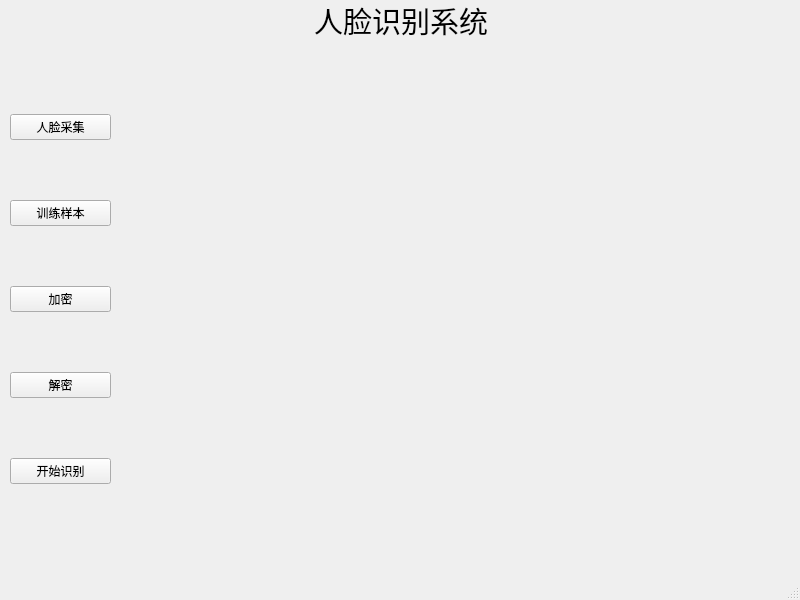
<?xml version="1.0" encoding="UTF-8"?>
<ui version="4.0">
 <class>MainWindow</class>
 <widget class="QMainWindow" name="MainWindow">
  <property name="geometry">
   <rect>
    <x>0</x>
    <y>0</y>
    <width>800</width>
    <height>600</height>
   </rect>
  </property>
  <property name="windowTitle">
   <string>MainWindow</string>
  </property>
  <widget class="QWidget" name="centralwidget">
   <widget class="QStackedWidget" name="stackedWidget">
    <property name="geometry">
     <rect>
      <x>130</x>
      <y>60</y>
      <width>641</width>
      <height>481</height>
     </rect>
    </property>
    <property name="currentIndex">
     <number>0</number>
    </property>
    <widget class="QWidget" name="page"/>
    <widget class="QWidget" name="page_2"/>
   </widget>
   <widget class="QWidget" name="horizontalLayoutWidget">
    <property name="geometry">
     <rect>
      <x>10</x>
      <y>0</y>
      <width>781</width>
      <height>41</height>
     </rect>
    </property>
    <layout class="QHBoxLayout" name="horizontalLayout">
     <item>
      <spacer name="horizontalSpacer_2">
       <property name="orientation">
        <enum>Qt::Horizontal</enum>
       </property>
       <property name="sizeHint" stdset="0">
        <size>
         <width>40</width>
         <height>20</height>
        </size>
       </property>
      </spacer>
     </item>
     <item>
      <widget class="QLabel" name="label">
       <property name="font">
        <font>
         <family>楷体</family>
         <pointsize>22</pointsize>
        </font>
       </property>
       <property name="text">
        <string>人脸识别系统</string>
       </property>
      </widget>
     </item>
     <item>
      <spacer name="horizontalSpacer">
       <property name="orientation">
        <enum>Qt::Horizontal</enum>
       </property>
       <property name="sizeHint" stdset="0">
        <size>
         <width>40</width>
         <height>20</height>
        </size>
       </property>
      </spacer>
     </item>
    </layout>
   </widget>
   <widget class="QWidget" name="verticalLayoutWidget">
    <property name="geometry">
     <rect>
      <x>10</x>
      <y>60</y>
      <width>101</width>
      <height>481</height>
     </rect>
    </property>
    <layout class="QVBoxLayout" name="verticalLayout">
     <item>
      <widget class="QPushButton" name="btn_FaceCollection">
       <property name="text">
        <string>人脸采集</string>
       </property>
      </widget>
     </item>
     <item>
      <widget class="QPushButton" name="btn_Train">
       <property name="text">
        <string>训练样本</string>
       </property>
      </widget>
     </item>
     <item>
      <widget class="QPushButton" name="btn_Encrypt">
       <property name="text">
        <string>加密</string>
       </property>
      </widget>
     </item>
     <item>
      <widget class="QPushButton" name="btn_Decrypt">
       <property name="text">
        <string>解密</string>
       </property>
      </widget>
     </item>
     <item>
      <widget class="QPushButton" name="btn_Detect">
       <property name="text">
        <string>开始识别</string>
       </property>
      </widget>
     </item>
    </layout>
   </widget>
  </widget>
  <widget class="QMenuBar" name="menubar">
   <property name="geometry">
    <rect>
     <x>0</x>
     <y>0</y>
     <width>800</width>
     <height>26</height>
    </rect>
   </property>
  </widget>
  <widget class="QStatusBar" name="statusbar"/>
 </widget>
 <resources/>
 <connections>
  <connection>
   <sender>btn_FaceCollection</sender>
   <signal>clicked()</signal>
   <receiver>MainWindow</receiver>
   <slot>btn_FaceCollection_onClicked()</slot>
   <hints>
    <hint type="sourcelabel">
     <x>62</x>
     <y>147</y>
    </hint>
    <hint type="destinationlabel">
     <x>84</x>
     <y>87</y>
    </hint>
   </hints>
  </connection>
  <connection>
   <sender>btn_Train</sender>
   <signal>clicked()</signal>
   <receiver>MainWindow</receiver>
   <slot>btn_Train_onClicked()</slot>
   <hints>
    <hint type="sourcelabel">
     <x>47</x>
     <y>235</y>
    </hint>
    <hint type="destinationlabel">
     <x>121</x>
     <y>117</y>
    </hint>
   </hints>
  </connection>
  <connection>
   <sender>btn_Encrypt</sender>
   <signal>clicked()</signal>
   <receiver>MainWindow</receiver>
   <slot>btn_Encrypt_onClicked()</slot>
   <hints>
    <hint type="sourcelabel">
     <x>85</x>
     <y>313</y>
    </hint>
    <hint type="destinationlabel">
     <x>117</x>
     <y>190</y>
    </hint>
   </hints>
  </connection>
  <connection>
   <sender>btn_Decrypt</sender>
   <signal>clicked()</signal>
   <receiver>MainWindow</receiver>
   <slot>btn_Decrypt_onClicked()</slot>
   <hints>
    <hint type="sourcelabel">
     <x>56</x>
     <y>404</y>
    </hint>
    <hint type="destinationlabel">
     <x>120</x>
     <y>283</y>
    </hint>
   </hints>
  </connection>
  <connection>
   <sender>btn_Detect</sender>
   <signal>clicked()</signal>
   <receiver>MainWindow</receiver>
   <slot>btn_Detect_onClicked()</slot>
   <hints>
    <hint type="sourcelabel">
     <x>73</x>
     <y>493</y>
    </hint>
    <hint type="destinationlabel">
     <x>126</x>
     <y>440</y>
    </hint>
   </hints>
  </connection>
 </connections>
 <slots>
  <slot>btn_FaceCollection_onClicked()</slot>
  <slot>btn_Train_onClicked()</slot>
  <slot>btn_Encrypt_onClicked()</slot>
  <slot>btn_Decrypt_onClicked()</slot>
  <slot>btn_Detect_onClicked()</slot>
 </slots>
</ui>
